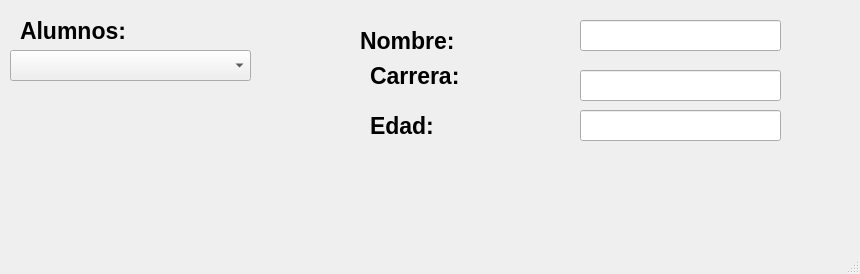
<?xml version="1.0" encoding="UTF-8"?>
<ui version="4.0">
 <class>MainWindow</class>
 <widget class="QMainWindow" name="MainWindow">
  <property name="geometry">
   <rect>
    <x>0</x>
    <y>0</y>
    <width>860</width>
    <height>274</height>
   </rect>
  </property>
  <property name="windowTitle">
   <string>MainWindow</string>
  </property>
  <widget class="QWidget" name="centralwidget">
   <widget class="QComboBox" name="cb_alumnos">
    <property name="geometry">
     <rect>
      <x>10</x>
      <y>50</y>
      <width>241</width>
      <height>31</height>
     </rect>
    </property>
   </widget>
   <widget class="QLabel" name="label">
    <property name="geometry">
     <rect>
      <x>360</x>
      <y>20</y>
      <width>181</width>
      <height>41</height>
     </rect>
    </property>
    <property name="font">
     <font>
      <pointsize>17</pointsize>
      <weight>75</weight>
      <bold>true</bold>
     </font>
    </property>
    <property name="text">
     <string>Nombre:</string>
    </property>
   </widget>
   <widget class="QLineEdit" name="txt_nombre">
    <property name="geometry">
     <rect>
      <x>580</x>
      <y>20</y>
      <width>201</width>
      <height>31</height>
     </rect>
    </property>
    <property name="font">
     <font>
      <pointsize>16</pointsize>
     </font>
    </property>
    <property name="text">
     <string/>
    </property>
   </widget>
   <widget class="QLabel" name="label_2">
    <property name="geometry">
     <rect>
      <x>20</x>
      <y>15</y>
      <width>191</width>
      <height>31</height>
     </rect>
    </property>
    <property name="font">
     <font>
      <pointsize>17</pointsize>
      <weight>75</weight>
      <bold>true</bold>
     </font>
    </property>
    <property name="text">
     <string>Alumnos:</string>
    </property>
   </widget>
   <widget class="QLabel" name="label_3">
    <property name="geometry">
     <rect>
      <x>370</x>
      <y>60</y>
      <width>211</width>
      <height>31</height>
     </rect>
    </property>
    <property name="font">
     <font>
      <pointsize>17</pointsize>
      <weight>75</weight>
      <bold>true</bold>
     </font>
    </property>
    <property name="text">
     <string>Carrera:</string>
    </property>
   </widget>
   <widget class="QLabel" name="label_4">
    <property name="geometry">
     <rect>
      <x>370</x>
      <y>110</y>
      <width>201</width>
      <height>31</height>
     </rect>
    </property>
    <property name="font">
     <font>
      <pointsize>17</pointsize>
      <weight>75</weight>
      <bold>true</bold>
     </font>
    </property>
    <property name="text">
     <string>Edad:</string>
    </property>
   </widget>
   <widget class="QLineEdit" name="txt_carrera">
    <property name="geometry">
     <rect>
      <x>580</x>
      <y>70</y>
      <width>201</width>
      <height>31</height>
     </rect>
    </property>
    <property name="font">
     <font>
      <pointsize>16</pointsize>
     </font>
    </property>
    <property name="text">
     <string/>
    </property>
   </widget>
   <widget class="QLineEdit" name="txt_edad">
    <property name="geometry">
     <rect>
      <x>580</x>
      <y>110</y>
      <width>201</width>
      <height>31</height>
     </rect>
    </property>
    <property name="font">
     <font>
      <pointsize>16</pointsize>
     </font>
    </property>
    <property name="text">
     <string/>
    </property>
   </widget>
  </widget>
  <widget class="QMenuBar" name="menubar">
   <property name="geometry">
    <rect>
     <x>0</x>
     <y>0</y>
     <width>860</width>
     <height>18</height>
    </rect>
   </property>
  </widget>
  <widget class="QStatusBar" name="statusbar"/>
 </widget>
 <resources/>
 <connections/>
</ui>
